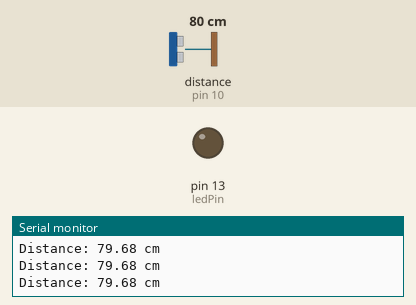
Bench run of a sketch on a simulated Arduino Uno, built with avr-gcc and run on an emulated ATmega328P. Parts: output pins drawn as LEDs (lit = HIGH), the last lines printed to the serial monitor. Wiring (inferred from the names in the program): ultrasonic range finder: trigger pin 9; echo pin 10. The test bench sets the inputs (shaded band); at power-on: distance to the obstacle (sensor on pin 10) 80 cm. The echo pulse lasts 58.3 µs per cm; pins used as bus, display or sensor lines are not drawn.

Above: at 1.3 s.
1.4 s: distance to the obstacle (sensor on pin 10) set to 55 cm
2.9 s: distance to the obstacle (sensor on pin 10) set to 48 cm
At 4.2 s:
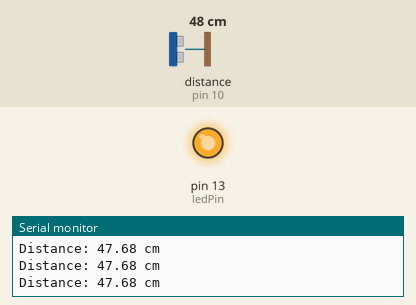
4.5 s: distance to the obstacle (sensor on pin 10) set to 120 cm
At 4.9 s:
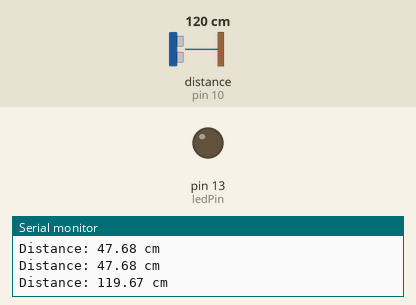
6.0 s: distance to the obstacle (sensor on pin 10) set to 47 cm
At 6.7 s:
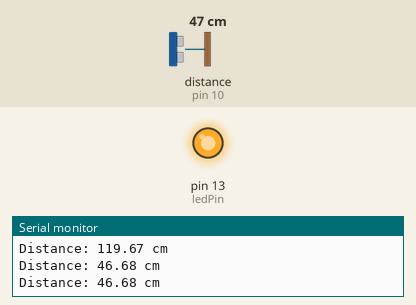
Timing chart, 0 to 8.5 s (numbered marks = the images above; inputs shaded):
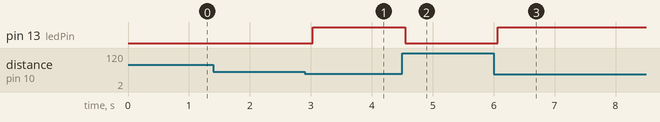

The sketch:

ultrasonic.ino
```cpp
const int trigPin = 9;
const int echoPin = 10;
const int ledPin = 13;
long duration;
float distance;

void setup() {
  pinMode(trigPin, OUTPUT);
  pinMode(echoPin, INPUT);
  pinMode(ledPin, OUTPUT);
  Serial.begin(9600);
}

void loop() {
  // Envoyer une impulsion de 10µs
  digitalWrite(trigPin, LOW);
  delayMicroseconds(2);
  digitalWrite(trigPin, HIGH);
  delayMicroseconds(10);
  digitalWrite(trigPin, LOW);

  // Mesurer le temps de l'écho
  duration = pulseIn(echoPin, HIGH);

  // Calculer la distance en cm
  distance = duration * 0.0343 / 2;

  Serial.print("Distance: ");
  Serial.print(distance);
  Serial.println(" cm");

  // Allumer la LED si distance < 50 cm
  if (distance < 50) {
    digitalWrite(ledPin, HIGH);
  } else {
    digitalWrite(ledPin, LOW);
  }

  delay(500);
}
```

Measured:
- the behaviour switches between 51 and 50 cm on distance to the obstacle (sensor on pin 10) (found by bisection; images 0 and 1)
- after the input at 2.9 s, pin 13 (ledPin): LOW → HIGH after 0.13 s
- after the input at 4.5 s, pin 13 (ledPin): HIGH → LOW after 0.05 s
- after the input at 6.0 s, pin 13 (ledPin): LOW → HIGH after 0.07 s
